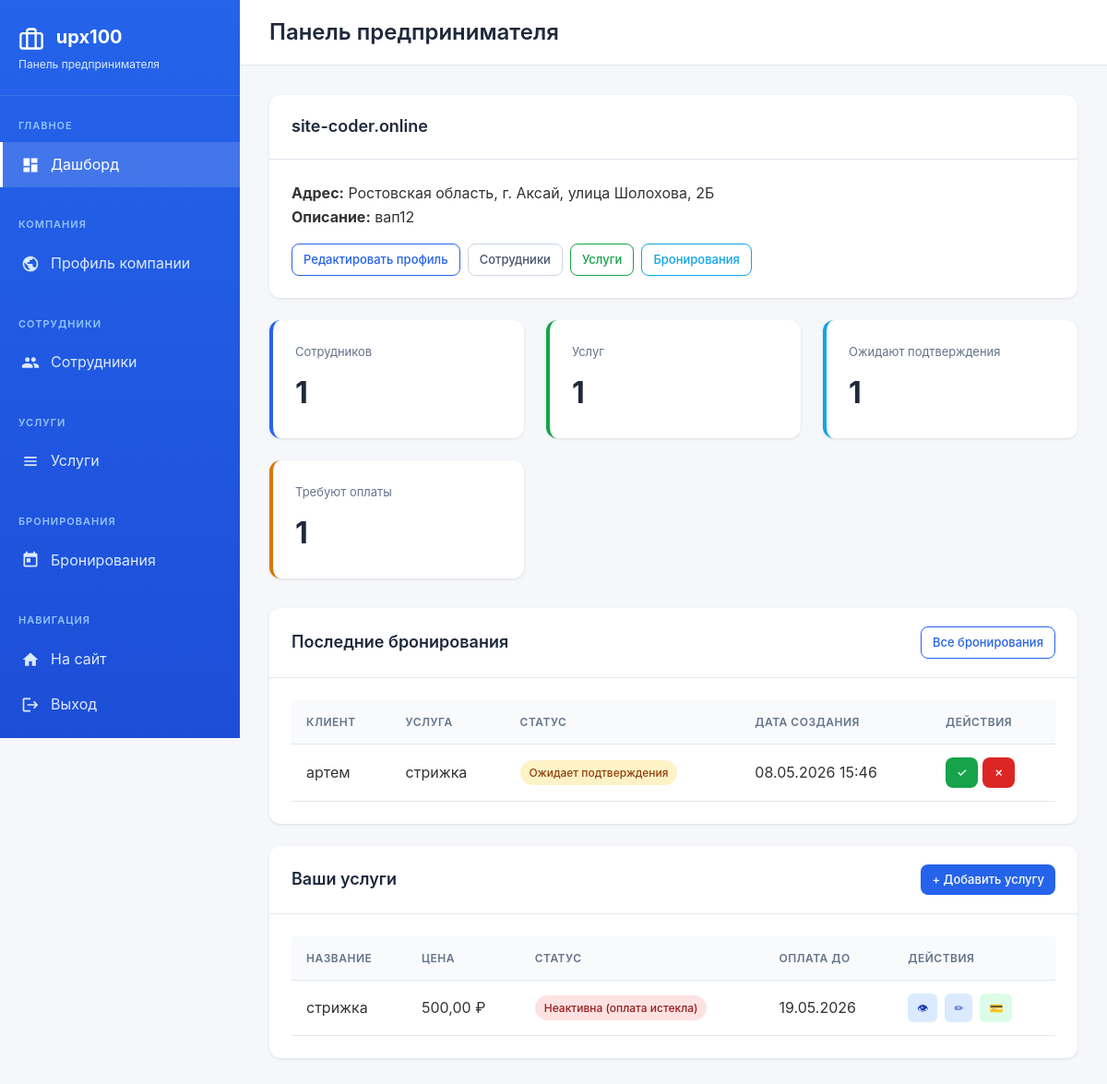
/business/profile/ (signed in), run on an earlier commit of the app's database.
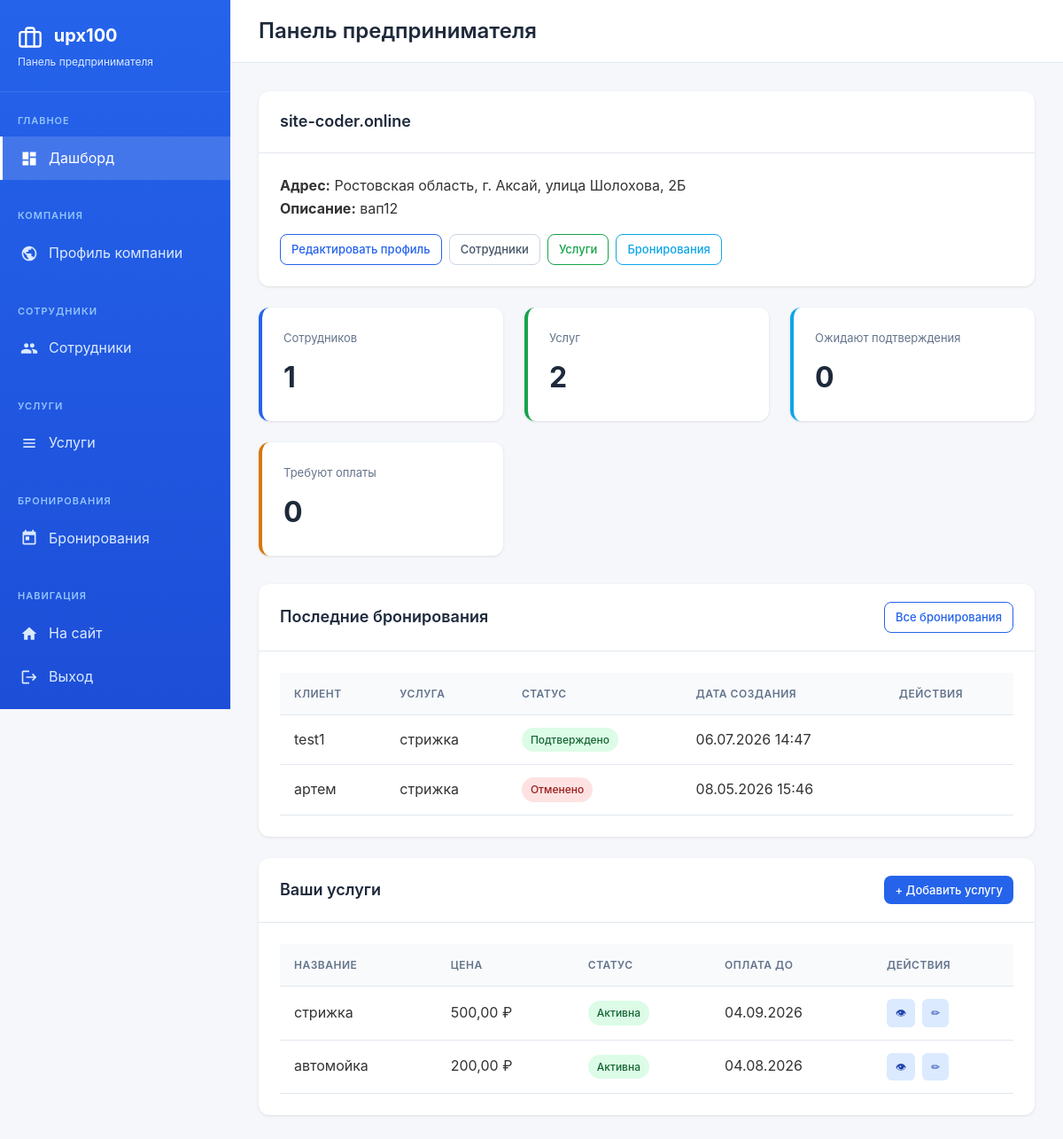
And on a later commit of the database.
### business/models.py (models this page shows, shortened)
class Company(models.Model):
    owner = models.OneToOneField(settings.AUTH_USER_MODEL, on_delete=models.CASCADE, related_name='company')
    name = models.CharField(max_length=200, verbose_name="Название компании")
    description = models.TextField(blank=True, verbose_name="Описание")
    logo = models.ImageField(upload_to='company_logos/', blank=True, null=True, verbose_name="Логотип")
    photo = models.ImageField(upload_to='company_photos/', blank=True, null=True, verbose_name="Фото компании")
    address = models.CharField(max_length=300, verbose_name="Адрес")
    latitude = models.DecimalField(max_digits=9, decimal_places=6, blank=True, null=True, verbose_name="Широта")
    longitude = models.DecimalField(max_digits=9, decimal_places=6, blank=True, null=True, verbose_name="Долгота")
    phone = models.CharField(max_length=20, blank=True, verbose_name="Телефон")
    email = models.EmailField(blank=True, verbose_name="Email")
    is_verified = models.BooleanField(default=False, verbose_name="Проверена модератором")
    created_at = models.DateTimeField(auto_now_add=True)
    updated_at = models.DateTimeField(auto_now=True)
    class Meta:
        verbose_name = "Компания"
        verbose_name_plural = "Компании"

class Booking(models.Model):
    STATUS_CHOICES = [
        ('pending', 'Ожидает подтверждения'),
        ('confirmed', 'Подтверждено'),
        ('cancelled', 'Отменено'),
        ('completed', 'Выполнено'),
    ]
    service = models.ForeignKey(Service, on_delete=models.CASCADE, related_name='bookings', verbose_name="Услуга")
    client_name = models.CharField(max_length=150, verbose_name="Имя клиента")
    client_phone = models.CharField(max_length=20, verbose_name="Телефон клиента")
    client_email = models.EmailField(blank=True, verbose_name="Email клиента")
    status = models.CharField(max_length=20, choices=STATUS_CHOICES, default='pending', verbose_name="Статус")
    created_at = models.DateTimeField(auto_now_add=True)
    updated_at = models.DateTimeField(auto_now=True)
    notes = models.TextField(blank=True, verbose_name="Комментарий клиента")
    class Meta:
        verbose_name = "Бронирование"
        verbose_name_plural = "Бронирования"
        ordering = ['-created_at']

class Service(models.Model):
    company = models.ForeignKey(Company, on_delete=models.CASCADE, related_name='services', verbose_name="Компания")
    category = models.ForeignKey('companies.Category', on_delete=models.SET_NULL, null=True, blank=True, related_name='business_services', verbose_name="Категория")
    subcategory = models.ForeignKey('companies.Subcategory', on_delete=models.SET_NULL, null=True, blank=True, related_name='business_services', verbose_name="Подкатегория")
    employees = models.ManyToManyField(Employee, related_name='services', verbose_name="Сотрудники")
    name = models.CharField(max_length=200, verbose_name="Название услуги")
    description = models.TextField(blank=True, verbose_name="Описание")
    price = models.DecimalField(max_digits=10, decimal_places=2, verbose_name="Цена (руб)")
    duration = models.PositiveIntegerField(help_text="Длительность в минутах", verbose_name="Длительность (мин)", null=True, blank=True)
    photo = models.ImageField(upload_to='service_photos/', blank=True, null=True, verbose_name="Фото услуги")
    created_at = models.DateTimeField(auto_now_add=True)
    updated_at = models.DateTimeField(auto_now=True)
    payment_amount = models.DecimalField(max_digits=10, decimal_places=2, default=0, verbose_name="Сумма оплаты (руб/мес)")
    payment_due_date = models.DateTimeField(null=True, blank=True, verbose_name="Дата окончания оплаты")
    last_payment_date = models.DateTimeField(null=True, blank=True, verbose_name="Дата последней оплаты")
    class Meta:
        verbose_name = "Услуга"
        verbose_name_plural = "Услуги"
    @property
    def status(self):
        if not self.payment_due_date:
            return 'draft'  # Если нет даты оплаты - черновик
        now = timezone.now()
        if now > self.payment_due_date:
            return 'inactive'  # Оплата истекла
        else:
            return 'active'  # Активна
    @property
    def status_display(self):
        status_map = {
            'draft': 'Черновик',
            'active': 'Активна',
            'inactive': 'Неактивна (оплата истекла)',
        }
        return status_map.get(self.status, self.status)

### business/views.py (the view)
# urls.py: path('profile/', views.company_profile_view, name='company_profile'),
@login_required
def company_profile_view(request):
    company = request.user.get_company()
    if not company:
        return redirect('business:company_edit')
    if request.user.role == 'employee':
        return redirect('business:employee_dashboard')
    employees = company.employees.all()
    services = company.services.all()
    bookings = Booking.objects.filter(service__company=company).order_by('-created_at')[:10]
    pending_bookings_count = Booking.objects.filter(service__company=company, status='pending').count()
    services_pending_count = company.services.filter(
        Q(payment_due_date__isnull=True) |  # Нет даты оплаты - черновик
        Q(payment_due_date__lt=timezone.now())  # Дата оплаты истекла
    ).count()
    context = {
        'company': company,
        'employees': employees,
        'services': services,
        'bookings': bookings,
        'pending_bookings_count': pending_bookings_count,
        'services_pending_count': services_pending_count,
    }
    return render(request, 'business/company_profile.html', context)

### accounts/models.py (called while the page is built)
    def get_company(self):
        if self.role == 'entrepreneur':
            try:
                return self.company
            except Company.DoesNotExist:
                return None
        elif self.role == 'employee':
            employee_profile = self.get_employee_profile()
            if employee_profile:
                return employee_profile.company
        return None

### templates/business/company_profile.html (shortened to what the changed rows need)
{% extends 'business/base.html' %}
{% block content %}
    {% if not company %}
        <div class="message warning">
            <h4>Профиль компании не создан</h4>
            <p>Для начала работы необходимо создать профиль вашей компании.</p>
            <a href="{% url 'business:company_edit' %}" class="btn btn-primary">Создать профиль компании</a>
        </div>
    {% else %}
        <div class="card">
            <div class="card-header">
                <h3 class="card-title">{{ company.name }}</h3>
            </div>
            <div class="card-body">
                <div class="row" style="display: flex; gap: 24px; flex-wrap: wrap;">
                    <div style="flex: 1;">
                        <p><strong>Адрес:</strong> {{ company.address }}</p>
                        <p><strong>Описание:</strong> {{ company.description|default:"Не указано" }}</p>
                        <div class="mt-3" style="margin-top: 16px; display: flex; gap: 8px; flex-wrap: wrap;">
                            <a href="{% url 'business:company_edit' %}" class="btn btn-sm btn-outline-primary">Редактировать профиль</a>
                            <a href="{% url 'business:employee_list' %}" class="btn btn-sm btn-outline-secondary">Сотрудники</a>
                            <a href="{% url 'business:service_list' %}" class="btn btn-sm btn-outline-success">Услуги</a>
                            <a href="{% url 'business:booking_list' %}" class="btn btn-sm btn-outline-info">Бронирования</a>
                        </div>
                    </div>
                </div>
            </div>
        </div>
        <div class="stats-grid">
            <div class="stat-card" style="border-left: 4px solid #2563eb;">
                <div class="stat-label">Сотрудников</div>
                <div class="stat-value">{{ employees.count }}</div>
            </div>
            <div class="stat-card" style="border-left: 4px solid #16a34a;">
                <div class="stat-label">Услуг</div>
                <div class="stat-value">{{ services.count }}</div>
            </div>
            <div class="stat-card" style="border-left: 4px solid #0ea5e9;">
                <div class="stat-label">Ожидают подтверждения</div>
                <div class="stat-value">{{ pending_bookings_count }}</div>
            </div>
            <div class="stat-card" style="border-left: 4px solid #d97706;">
                <div class="stat-label">Требуют оплаты</div>
                <div class="stat-value">{{ services_pending_count }}</div>
            </div>
        </div>
        <div class="card">
            <div class="card-header d-flex justify-content-between align-items-center">
                <h5 class="card-title mb-0">Последние бронирования</h5>
                <a href="{% url 'business:booking_list' %}" class="btn btn-sm btn-outline-primary">Все бронирования</a>
            </div>
            <div class="card-body">
                {% if bookings %}
                <div class="table-responsive">
                    <table>
                        <thead>
                            <tr>
                                <th>Клиент</th>
                                <th>Услуга</th>
                                <th>Статус</th>
                                <th>Дата создания</th>
                                <th>Действия</th>
                            </tr>
                        </thead>
                        <tbody>
                            {% for booking in bookings %}
                            <tr>
                                <td>{{ booking.client_name }}</td>
                                <td>{{ booking.service.name }}</td>
                                <td>
                                    <span class="badge badge-{% if booking.status == 'confirmed' %}success{% elif booking.status == 'pending' %}warning{% elif booking.status == 'cancelled' %}danger{% else %}info{% endif %}">
                                        {{ booking.get_status_display }}
                                    </span>
                                </td>
                                <td>{{ booking.created_at|date:"d.m.Y H:i" }}</td>
                                <td>
                                    {% if booking.status == 'pending' %}
                                        <a href="{% url 'business:booking_confirm' booking.pk %}" class="btn btn-sm btn-success">✓</a>
                                        <a href="{% url 'business:booking_cancel' booking.pk %}" class="btn btn-sm btn-danger">✗</a>
                                    {% endif %}
                                </td>
                            </tr>
                            {% endfor %}
                        </tbody>
                    </table>
                </div>
                {% else %}
                <div class="empty-state">
                    <div class="empty-state-icon">📅</div>
                    <h3>Пока нет бронирований</h3>
                </div>
                {% endif %}
            </div>
        </div>
        <div class="card">
            <div class="card-header d-flex justify-content-between align-items-center">
                <h5 class="card-title mb-0">Ваши услуги</h5>
                <a href="{% url 'business:service_create' %}" class="btn btn-sm btn-primary">+ Добавить услугу</a>
            </div>
            <div class="card-body">
                {% if services %}
                <div class="table-responsive">
                    <table>
                        <thead>
                            <tr>
                                <th>Название</th>
                                <th>Цена</th>
                                <th>Статус</th>
                                <th>Оплата до</th>
                                <th>Действия</th>
                            </tr>
                        </thead>
                        <tbody>
                            {% for service in services %}
                            <tr>
                                <td>{{ service.name }}</td>
                                <td>{{ service.price }} ₽</td>
                                <td>
                                    <span class="badge badge-{% if service.status == 'active' %}success{% elif service.status == 'pending_payment' %}warning{% elif service.status == 'inactive' %}danger{% else %}secondary{% endif %}">
                                        {{ service.status_display }}
                                    </span>
                                </td>
                                <td>
                                    {% if service.payment_due_date %}
                                        {{ service.payment_due_date|date:"d.m.Y" }}
                                    {% else %}
                                        -
                                    {% endif %}
                                </td>
                                <td>
                                    <div class="actions-cell">
                                        <a href="{% url 'business:service_detail' service.pk %}" class="action-btn edit" title="Просмотр">👁</a>
                                        <a href="{% url 'business:service_edit' service.pk %}" class="action-btn edit" title="Редактировать">✏</a>
                                        {% if service.status != 'active' %}
                                        <a href="{% url 'business:payment_process' service.pk %}" class="action-btn edit" style="background: #dcfce7; color: #166534;" title="Оплатить">💳</a>
                                        {% endif %}
                                    </div>
                                </td>
                            </tr>
                            {% endfor %}
                        </tbody>
                    </table>
                </div>
                {% else %}
                <div class="empty-state">
                    <div class="empty-state-icon">🛠</div>
                    <h3>Услуги еще не созданы</h3>
                    <p><a href="{% url 'business:service_create' %}">Добавить первую услугу</a></p>
                </div>
                {% endif %}
            </div>
        </div>
    {% endif %}
{% endblock %}

What changed in the data, as far as the page shows it:
computed for Company "site-coder.online": count "1" → "2"
added Booking: client_name "test1", service.name "стрижка", status "Подтверждено", created_at "06.07.2026 14:47"
changed Booking "артем": status "Ожидает подтверждения" → "Отменено"; no longer shows "✓ ✗"
changed Service "стрижка": status_display "Неактивна (оплата истекла)" → "Активна"; payment_due_date "19.05.2026" → "04.09.2026"; no longer shows "💳"
added Service: name "автомойка", price "200,00", status_display "Активна", payment_due_date "04.08.2026"
Also different on the page:
{{ pending_bookings_count }}: "1" → "0"
{{ services_pending_count }}: "1" → "0"
